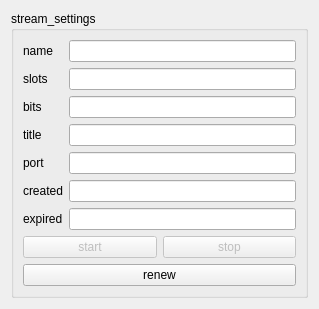
<ui version="4.0" >
 <class>Stream</class>
 <widget class="QDialog" name="Stream" >
  <property name="geometry" >
   <rect>
    <x>0</x>
    <y>0</y>
    <width>319</width>
    <height>303</height>
   </rect>
  </property>
  <property name="windowTitle" >
   <string>stream</string>
  </property>
  <layout class="QGridLayout" >
   <item row="0" column="0" >
    <widget class="QGroupBox" name="groupBox" >
     <property name="title" >
      <string>stream_settings</string>
     </property>
     <layout class="QGridLayout" >
      <item row="0" column="0" >
       <layout class="QVBoxLayout" >
        <item>
         <layout class="QGridLayout" >
          <item row="0" column="0" >
           <widget class="QLabel" name="label" >
            <property name="text" >
             <string>name</string>
            </property>
           </widget>
          </item>
          <item row="0" column="1" >
           <widget class="QLineEdit" name="name" >
            <property name="readOnly" >
             <bool>true</bool>
            </property>
           </widget>
          </item>
          <item row="1" column="0" >
           <widget class="QLabel" name="label_2" >
            <property name="text" >
             <string>slots</string>
            </property>
           </widget>
          </item>
          <item row="1" column="1" >
           <widget class="QLineEdit" name="slotss" >
            <property name="readOnly" >
             <bool>true</bool>
            </property>
           </widget>
          </item>
          <item row="2" column="0" >
           <widget class="QLabel" name="label_3" >
            <property name="text" >
             <string>bits</string>
            </property>
           </widget>
          </item>
          <item row="2" column="1" >
           <widget class="QLineEdit" name="bits" >
            <property name="readOnly" >
             <bool>true</bool>
            </property>
           </widget>
          </item>
          <item row="3" column="0" >
           <widget class="QLabel" name="label_4" >
            <property name="text" >
             <string>title</string>
            </property>
           </widget>
          </item>
          <item row="3" column="1" >
           <widget class="QLineEdit" name="title" >
            <property name="readOnly" >
             <bool>true</bool>
            </property>
           </widget>
          </item>
          <item row="4" column="0" >
           <widget class="QLabel" name="label_5" >
            <property name="text" >
             <string>port</string>
            </property>
           </widget>
          </item>
          <item row="4" column="1" >
           <widget class="QLineEdit" name="port" >
            <property name="readOnly" >
             <bool>true</bool>
            </property>
           </widget>
          </item>
          <item row="5" column="0" >
           <widget class="QLabel" name="label_6" >
            <property name="text" >
             <string>created</string>
            </property>
           </widget>
          </item>
          <item row="6" column="0" >
           <widget class="QLabel" name="label_7" >
            <property name="text" >
             <string>expired</string>
            </property>
           </widget>
          </item>
          <item row="5" column="1" >
           <widget class="QLineEdit" name="created" >
            <property name="readOnly" >
             <bool>true</bool>
            </property>
           </widget>
          </item>
          <item row="6" column="1" >
           <widget class="QLineEdit" name="expired" >
            <property name="readOnly" >
             <bool>true</bool>
            </property>
           </widget>
          </item>
         </layout>
        </item>
        <item>
         <layout class="QHBoxLayout" >
          <item>
           <widget class="QPushButton" name="start" >
            <property name="enabled" >
             <bool>false</bool>
            </property>
            <property name="text" >
             <string>start</string>
            </property>
           </widget>
          </item>
          <item>
           <widget class="QPushButton" name="stop" >
            <property name="enabled" >
             <bool>false</bool>
            </property>
            <property name="text" >
             <string>stop</string>
            </property>
           </widget>
          </item>
         </layout>
        </item>
        <item>
         <widget class="QPushButton" name="renew" >
          <property name="text" >
           <string>renew</string>
          </property>
         </widget>
        </item>
       </layout>
      </item>
     </layout>
    </widget>
   </item>
  </layout>
 </widget>
 <tabstops>
  <tabstop>name</tabstop>
  <tabstop>slotss</tabstop>
  <tabstop>bits</tabstop>
  <tabstop>title</tabstop>
  <tabstop>port</tabstop>
  <tabstop>created</tabstop>
  <tabstop>expired</tabstop>
  <tabstop>start</tabstop>
  <tabstop>stop</tabstop>
  <tabstop>renew</tabstop>
 </tabstops>
 <resources/>
 <connections/>
</ui>
